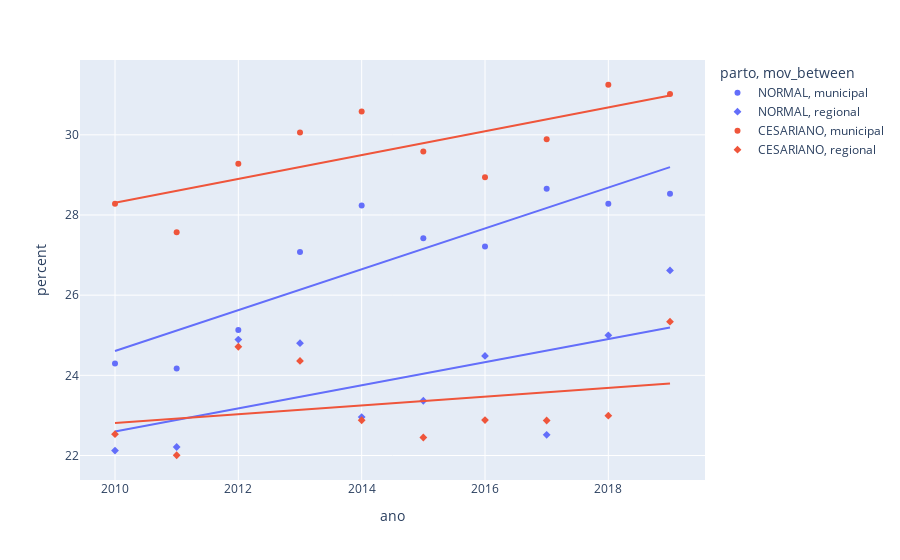

Source (notebook cell):
### Code cell
df = group_col(df_s,
	column = 'grupo',
	value  = 5,
)
fig = plot(df)
fig.show()

### Figure 1 — Plotly figure (JSON) as saved in the notebook; plotly's stock layout.template omitted (floating-point values rounded to 4 significant figures)
{"data": [{"hovertemplate": "parto=NORMAL<br>mov_between=municipal<br>ano=%{x}<br>percent=%{y}<extra></extra>", "legendgroup": "NORMAL, municipal", "marker": {"color": "#636efa", "symbol": "circle"}, "mode": "markers", "name": "NORMAL, municipal", "orientation": "v", "showlegend": true, "type": "scatter", "x": [2010, 2011, 2012, 2013, 2014, 2015, 2016, 2017, 2018, 2019], "xaxis": "x", "y": [24.29, 24.17, 25.13, 27.08, 28.24, 27.42, 27.22, 28.66, 28.28, 28.53], "yaxis": "y"}, {"hovertemplate": "<b>OLS trendline</b><br>percent = 0.509885 * ano + -1000.26<br>R<sup>2</sup>=0.787646<br><br>parto=NORMAL<br>mov_between=municipal<br>ano=%{x}<br>percent=%{y} <b>(trend)</b><extra></extra>", "legendgroup": "NORMAL, municipal", "marker": {"color": "#636efa", "symbol": "circle"}, "mode": "lines", "name": "NORMAL, municipal", "showlegend": false, "type": "scatter", "x": [2010, 2011, 2012, 2013, 2014, 2015, 2016, 2017, 2018, 2019], "xaxis": "x", "y": [24.61, 25.12, 25.63, 26.14, 26.65, 27.16, 27.67, 28.18, 28.69, 29.2], "yaxis": "y"}, {"hovertemplate": "parto=NORMAL<br>mov_between=regional<br>ano=%{x}<br>percent=%{y}<extra></extra>", "legendgroup": "NORMAL, regional", "marker": {"color": "#636efa", "symbol": "diamond"}, "mode": "markers", "name": "NORMAL, regional", "orientation": "v", "showlegend": true, "type": "scatter", "x": [2010, 2011, 2012, 2013, 2014, 2015, 2016, 2017, 2018, 2019], "xaxis": "x", "y": [22.12, 22.21, 24.89, 24.8, 22.96, 23.37, 24.48, 22.52, 25.0, 26.62], "yaxis": "y"}, {"hovertemplate": "<b>OLS trendline</b><br>percent = 0.287995 * ano + -556.269<br>R<sup>2</sup>=0.345212<br><br>parto=NORMAL<br>mov_between=regional<br>ano=%{x}<br>percent=%{y} <b>(trend)</b><extra></extra>", "legendgroup": "NORMAL, regional", "marker": {"color": "#636efa", "symbol": "diamond"}, "mode": "lines", "name": "NORMAL, regional", "showlegend": false, "type": "scatter", "x": [2010, 2011, 2012, 2013, 2014, 2015, 2016, 2017, 2018, 2019], "xaxis": "x", "y": [22.6, 22.89, 23.18, 23.47, 23.75, 24.04, 24.33, 24.62, 24.91, 25.19], "yaxis": "y"}, {"hovertemplate": "parto=CESARIANO<br>mov_between=municipal<br>ano=%{x}<br>percent=%{y}<extra></extra>", "legendgroup": "CESARIANO, municipal", "marker": {"color": "#EF553B", "symbol": "circle"}, "mode": "markers", "name": "CESARIANO, municipal", "orientation": "v", "showlegend": true, "type": "scatter", "x": [2010, 2011, 2012, 2013, 2014, 2015, 2016, 2017, 2018, 2019], "xaxis": "x", "y": [28.28, 27.57, 29.28, 30.06, 30.58, 29.58, 28.94, 29.89, 31.25, 31.02], "yaxis": "y"}, {"hovertemplate": "<b>OLS trendline</b><br>percent = 0.297477 * ano + -569.622<br>R<sup>2</sup>=0.589480<br><br>parto=CESARIANO<br>mov_between=municipal<br>ano=%{x}<br>percent=%{y} <b>(trend)</b><extra></extra>", "legendgroup": "CESARIANO, municipal", "marker": {"color": "#EF553B", "symbol": "circle"}, "mode": "lines", "name": "CESARIANO, municipal", "showlegend": false, "type": "scatter", "x": [2010, 2011, 2012, 2013, 2014, 2015, 2016, 2017, 2018, 2019], "xaxis": "x", "y": [28.31, 28.6, 28.9, 29.2, 29.5, 29.79, 30.09, 30.39, 30.69, 30.98], "yaxis": "y"}, {"hovertemplate": "parto=CESARIANO<br>mov_between=regional<br>ano=%{x}<br>percent=%{y}<extra></extra>", "legendgroup": "CESARIANO, regional", "marker": {"color": "#EF553B", "symbol": "diamond"}, "mode": "markers", "name": "CESARIANO, regional", "orientation": "v", "showlegend": true, "type": "scatter", "x": [2010, 2011, 2012, 2013, 2014, 2015, 2016, 2017, 2018, 2019], "xaxis": "x", "y": [22.53, 22.01, 24.71, 24.36, 22.88, 22.45, 22.89, 22.87, 22.99, 25.34], "yaxis": "y"}, {"hovertemplate": "<b>OLS trendline</b><br>percent = 0.109798 * ano + -197.884<br>R<sup>2</sup>=0.091354<br><br>parto=CESARIANO<br>mov_between=regional<br>ano=%{x}<br>percent=%{y} <b>(trend)</b><extra></extra>", "legendgroup": "CESARIANO, regional", "marker": {"color": "#EF553B", "symbol": "diamond"}, "mode": "lines", "name": "CESARIANO, regional", "showlegend": false, "type": "scatter", "x": [2010, 2011, 2012, 2013, 2014, 2015, 2016, 2017, 2018, 2019], "xaxis": "x", "y": [22.81, 22.92, 23.03, 23.14, 23.25, 23.36, 23.47, 23.58, 23.69, 23.8], "yaxis": "y"}], "layout": {"legend": {"title": {"text": "parto, mov_between"}, "tracegroupgap": 0}, "margin": {"t": 60}, "xaxis": {"anchor": "y", "domain": [0, 1], "title": {"text": "ano"}}, "yaxis": {"anchor": "x", "domain": [0, 1], "title": {"text": "percent"}}}}
